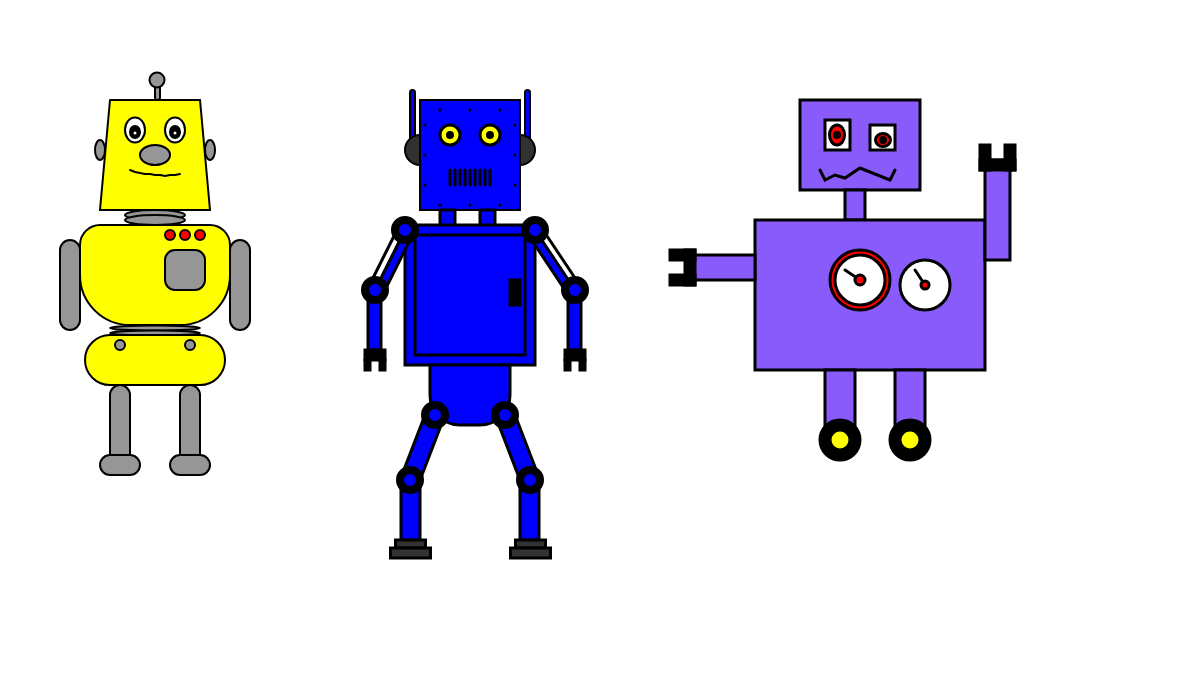
Frame 1 (no input)
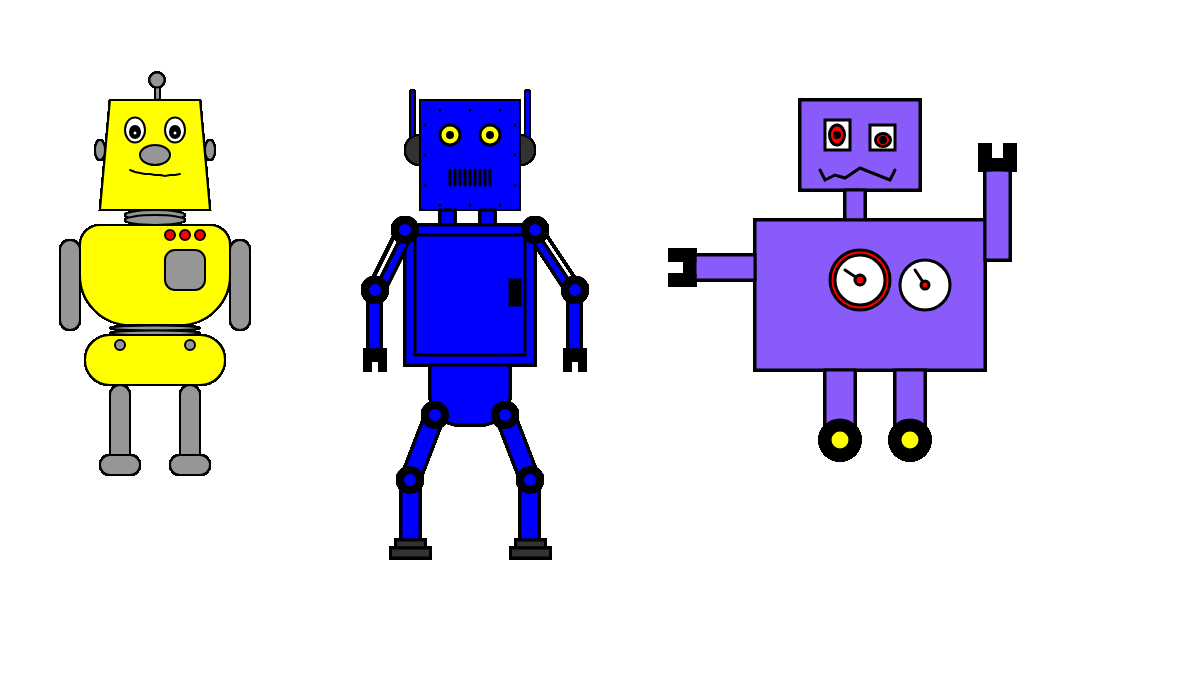
Frame 60 (no input)
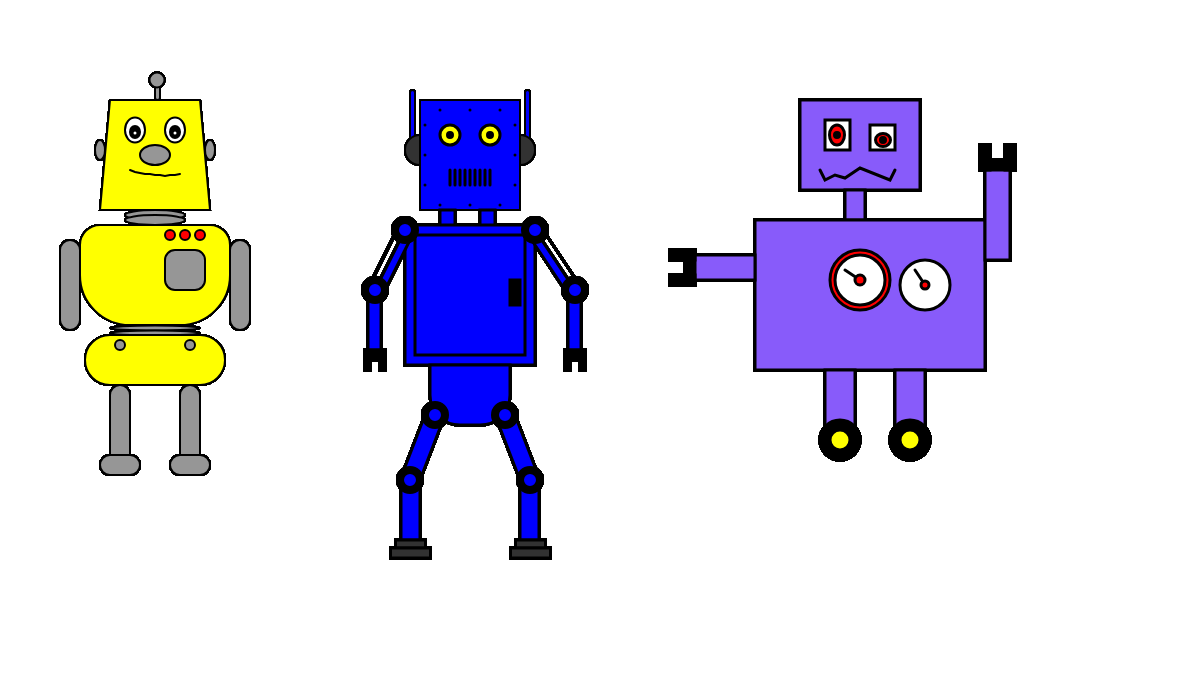
Frame 120 (the mouse pressed at the canvas centre since frame 60)

The p5.js sketch that drew these frames (run headless with seeded random() and noise() and a simulated clock; from frame 60 on, the mouse is pressed at the canvas centre):

// p5.js sketch
// ── sketch.js
function setup()
{
	//create a canvas for the robot
	createCanvas(1200, 700);
}

function draw()
{
	//robot 1/////////////////////////////////
	fill(255);
	//robot 1 head
	fill(255,255,0);
	strokeWeight(2);
	beginShape();
	vertex(110,100);
	vertex(200,100);
	vertex(210,210);
	vertex(100,210);
	vertex(110,100);
	endShape();

	//robot 1 eyes 
	fill(255);
	ellipse(135,130,20,25);
	ellipse(175,130,20,25);
	fill(0);
	ellipse(135,132,10,12);
	ellipse(175,132,10,12);
	fill(255);
	ellipse(135,133,5);
	ellipse(175,133,5);

	//robot 1 nose
	fill(150);
	ellipse(155,155,30,20);

	//robot 1 mouth
	fill(255,255,0);
	beginShape();
	vertex(130,170);
	vertex(135,172);
	vertex(140,173);
	vertex(145,174);
	vertex(150,174);
	vertex(155,175);
	vertex(160,175);
	vertex(165,176);
	vertex(170,175);
	vertex(175,175);
	vertex(180,174);
	endShape();

	//robot 1 neck
	fill(150);
	ellipse(155,215,60,10);
	ellipse(155,220,60,10);

	//robot antena
	rect(155,80,5,20,90);
	ellipse(157.,80,15);

	//robot ears
	ellipse(100,150,10,20);
	ellipse(210,150,10,20);

	//robot body
	fill(255,255,0);
	rect(80,225,150,100,20,20,90,90);
	fill(150);
	ellipse(155,328,90,5);
	ellipse(155,333,90,5);
	fill(255,255,0);
	rect(85,335,140,50,40,40,90,90);

	fill(255,0,0);
	ellipse(185,235,10,10);
	ellipse(200,235,10,10);
	ellipse(170,235,10,10);
	fill(150);
	ellipse(190,345,10,10);
	ellipse(120,345,10,10);
	rect(165,250,40,40,10);

	//robot hands
	fill(150);
	rect(60,240,20,90,40);
	rect(230,240,20,90,40);
	//robot 1 legs
	rect(110,385,20,80,40);
	rect(180,385,20,80,40);
	rect(100,455,40,20,40);
	rect(170,455,40,20,40);



	///////////ROBOT 2 ///////////////////////
	//antena
	fill(0,0,255);
	rect(410,90,5,50,20);
	rect(525,90,5,50,20);
	fill(50);
	ellipse(420,150,30);
	ellipse(520,150,30);
	

	fill(0,0,255);
	rect(420,100,100,110);

	strokeWeight(3);
	for(var i=0 ; i<3 ;i++){
		point(440+i*30,110);
	}
	for(var i=0 ; i<3 ;i++){
		point(425,125+i*30);
	}
	for(var i=0 ; i<3 ;i++){
		point(440+i*30,205);
	}
	for(var i=0 ; i<3 ;i++){
		point(515,125+i*30);
	}

	//eyes
	strokeWeight(3);
	fill(255,255,0);
	ellipse(450,135,20);
	ellipse(490,135,20);
	fill(0);
	ellipse(450,135,5);
	ellipse(490,135,5);

	//mouth
	strokeWeight(3);
	line(450,170,450,185);
	line(455,170,455,185);
	line(460,170,460,185);
	line(465,170,465,185);
	line(470,170,470,185);
	line(475,170,475,185);
	line(480,170,480,185);
	line(485,170,485,185);
	line(490,170,490,185);

	//neck
	fill(0,0,255);
	rect(440,210,15,20);
	rect(480,210,15,20);

	//body
	rect(405,225,130,140);
	rect(415,235,110,120);
	fill(0);
	rect(510,280,10,25);
	fill(0,0,255);
	rect(430,365,80,60,0,0,90,90);

	//legs
	fill(0,0,255);
	beginShape();
	vertex(425,415);
	vertex(400,480);
	vertex(420,480);
	vertex(445,415);
	vertex(425,415);
	endShape();

	beginShape();
	vertex(495,415);
	vertex(520,480);
	vertex(540,480);
	vertex(515,415);
	vertex(495,415);
	endShape();

	rect(401,480,19,60);
	rect(520,480,19,60);

	fill(0);
	ellipse(435,415,25,25);
	ellipse(505,415,25,25);
	fill(0,0,255);
	ellipse(435,415,15);
	ellipse(505,415,15);

	fill(0);
	ellipse(410,480,25,25);
	ellipse(530,480,25,25);
	fill(0,0,255);
	ellipse(410,480,15);
	ellipse(530,480,15);

	//foot
	fill(50);
	rect(395.5,540,30,8);
	rect(390.5,548,40,10);

	rect(515.5,540,30,8);
	rect(510.5,548,40,10);

	//arms
	fill(0,0,255);
	beginShape();
	vertex(405,230);
	vertex(375,290);
	vertex(385,290);
	vertex(415,230);
	vertex(405,230);
	endShape();

	beginShape();
	vertex(525,230);
	vertex(565,290);
	vertex(575,290);
	vertex(535,230);
	vertex(525,230);
	endShape();

	rect(368,290,13,60);
	rect(568,290,13,60);
	fill(0);
	rect(365,350,20,10);
	rect(365,360,5,10);
	rect(380,360,5,10);

	rect(565,350,20,10);
	rect(565,360,5,10);
	rect(580,360,5,10);

	fill(0);
	line(397,230,367,290);
	line(543,230,583,290);

	fill(0);
	ellipse(405,230,25,25);
	ellipse(535,230,25,25);
	fill(0,0,255);
	ellipse(405,230,15);
	ellipse(535,230,15);

	fill(0);
	ellipse(375,290,25,25);
	ellipse(575,290,25,25);
	fill(0,0,255);
	ellipse(375,290,15);
	ellipse(575,290,15);

	/////////////////////////////robot3///////////////////

	fill(136,91,250);
	rect(800,100,120,90);
	fill(255);
	rect(825,120,25,30);
	rect(870,125,25,25);
	fill(255,0,0);
	ellipse(837,135,15,20);
	ellipse(883,140,15,13);
	fill(0);
	ellipse(837,135,5);
	ellipse(883,140,5);
	//mouth
	fill(136,91,250);
	beginShape();
	vertex(820,170);
	vertex(825,180);
	vertex(835,175);
	vertex(845,178);
	vertex(860,168);
	vertex(890,180);
	vertex(895,170);
	endShape();

	//neck
	rect(845,190,20,30);

	//body
	rect(755,220,230,150);
	fill(255,0,0);
	ellipse(860,280,60);
	fill(255);
	ellipse(860,280,50);
	ellipse(925,285,50);

	line(860,280,845,270);
	line(925,285,915,270);

	fill(255,0,0);
	ellipse(860,280,10);
	ellipse(925,285,8);

	//arms
	fill(136,91,250);
	rect(690,255,65,25);
	rect(985,160,25,100);
	fill(0);
	rect(685,250,10,35);
	rect(670,250,25,10);
	rect(670,275,25,10);

	rect(980,160,35,10);
	rect(980,145,10,25);
	rect(1005,145,10,25);

	//legs
	fill(136,91,250);
	rect(825,370,30,60);
	rect(895,370,30,60);
	
	fill(0);
	ellipse(840,440,40);
	ellipse(910,440,40);
	fill(255,255,0);
	ellipse(840,440,20);
	ellipse(910,440,20);
	
	
	
	
}
